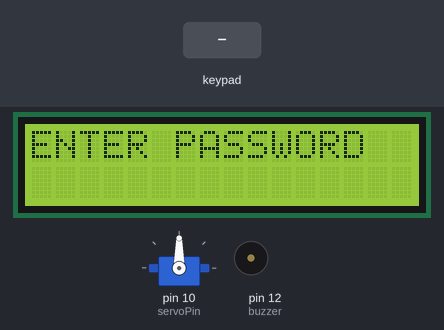
A sketch run on a simulated Arduino Uno, built with avr-gcc and run on an emulated ATmega328P. Shown: servo, 16×2 character LCD, buzzer (waves = sounding, pin HIGH). The inputs (shaded band) are chosen by the test bench.

Above: at 4.2 s.
4.3 s: keypad keys 1 2 3 4 5 6 pressed 0.4 s apart
At 4.56 s:
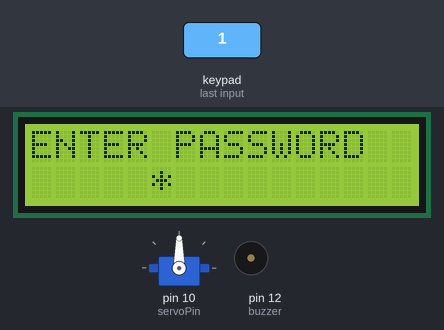
At 7.3 s:
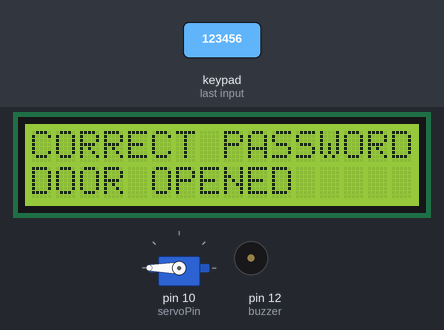
8.2 s: key 'D' pressed
11.2 s: key '1' pressed
14.2 s: key '2' pressed
At 16.2 s:
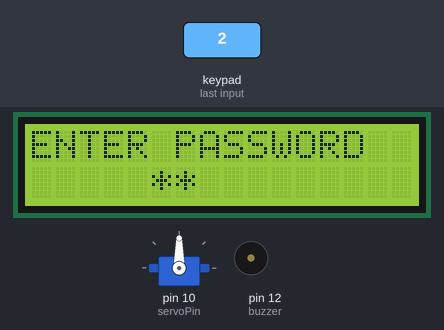
Timing chart, 0 to 17.3 s (numbered marks = the images above; inputs shaded):
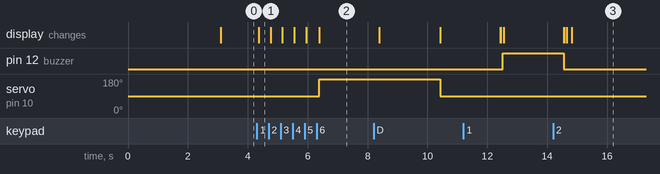

Measured:
- after the input at 4.3 s, servo on pin 10 (servoPin): 90° → 180° after 2.1 s; the display: changes after 0.06 s (image 1)
- after the input at 14.2 s, the display: first differs from a run without the input after 0.62 s (image 3)

The sketch:

Smart-Door-Lock.ino
```cpp
#include <Servo.h>
#include <Keypad.h>
#include <Password.h>
#include <LiquidCrystal_I2C.h>

// ------------------ OBJECTS ------------------
LiquidCrystal_I2C lcd(0x27, 16, 2);
Servo servo;

// ------------------ PINS ------------------
const int buzzer = 12;
const int servoPin = 10;

// ------------------ PASSWORD SETTINGS ------------------
Password password = Password("123456");
byte maxPasswordLength = 6;
byte currentPasswordLength = 0;

// ------------------ KEYPAD SETUP ------------------
const byte ROWS = 4;
const byte COLS = 4;

char keys[ROWS][COLS] = {
  {'1','2','3','A'},
  {'4','5','6','B'},
  {'7','8','9','C'},
  {'*','0','#','D'}
};

byte rowPins[ROWS] = {2, 3, 4, 5};
byte colPins[COLS] = {6, 7, 8, 9};

Keypad keypad = Keypad(makeKeymap(keys), rowPins, colPins, ROWS, COLS);

// ------------------ OTHER VARIABLES ------------------
byte a = 5;
bool doorState = false;   // false = locked, true = open

// ------------------ SETUP ------------------
void setup() {
  Serial.begin(9600);
  pinMode(buzzer, OUTPUT);

  servo.attach(servoPin);
  servo.write(90);   // LOCKED position

  lcd.init();
  lcd.backlight();
  lcd.clear();
  lcd.setCursor(0, 0);
  lcd.print("DOOR LOCK SYSTEM");
  delay(3000);
  lcd.clear();
}

// ------------------ MAIN LOOP ------------------
void loop() {
  lcd.setCursor(0, 0);
  lcd.print("ENTER PASSWORD");

  char key = keypad.getKey();

  if (key != NO_KEY) {
    delay(50);

    if (key == 'C') {
      resetPassword();
    }
    else if (key == 'D') {
      verifyPassword();
    }
    else {
      processNumberKey(key);
    }
  }
}

// ------------------ PASSWORD INPUT ------------------
void processNumberKey(char key) {
  lcd.setCursor(a, 1);
  lcd.print("*");
  a++;

  if (a > 15) a = 5;

  currentPasswordLength++;
  password.append(key);

  if (currentPasswordLength >= maxPasswordLength) {
    verifyPassword();
  }
}

// ------------------ VERIFY PASSWORD ------------------
void verifyPassword() {
  if (password.evaluate()) {
    digitalWrite(buzzer, 0);
    doorOpen();          // Open only on correct password
    delay(2000);         // Door stays open for 5 seconds
    doorLock();          // Auto lock after delay
  }
  else {
    wrongPassword();    // Wrong password behavior
  }

  resetPassword();      // Always reset after attempt
}


// ------------------ DOOR OPEN ------------------
void doorOpen() {
  doorState = true;
  servo.write(180);

  lcd.clear();
  lcd.setCursor(0, 0);
  lcd.print("CORRECT PASSWORD");
  lcd.setCursor(0, 1);
  lcd.print("DOOR OPENED");

  delay(2000);
  lcd.clear();
}

// ------------------ DOOR LOCK ------------------
void doorLock() {
  doorState = false;
  servo.write(90);

  lcd.clear();
  lcd.setCursor(0, 0);
  lcd.print("CORRECT PASSWORD");
  lcd.setCursor(1, 1);
  lcd.print("DOOR LOCKED");

  delay(2000);
  lcd.clear();
}

// ------------------ WRONG PASSWORD ------------------
void wrongPassword() {
  digitalWrite(buzzer, 1);

  lcd.clear();
  lcd.setCursor(0, 0);
  lcd.print("WRONG PASSWORD");
  lcd.setCursor(0, 1);
  lcd.print("TRY AGAIN");

  delay(2000);
  digitalWrite(buzzer, 0);
  lcd.clear();
}

// ------------------ RESET PASSWORD ------------------
void resetPassword() {
  password.reset();
  currentPasswordLength = 0;
  a = 5;
  lcd.clear();
}
```
